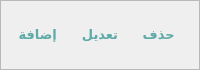
                           <widget class="QFrame" name="frame_54">
                            <property name="minimumSize">
                             <size>
                              <width>0</width>
                              <height>0</height>
                             </size>
                            </property>
                            <property name="maximumSize">
                             <size>
                              <width>16777215</width>
                              <height>70</height>
                             </size>
                            </property>
                            <property name="frameShape">
                             <enum>QFrame::StyledPanel</enum>
                            </property>
                            <property name="frameShadow">
                             <enum>QFrame::Raised</enum>
                            </property>
                            <layout class="QHBoxLayout" name="horizontalLayout_58">
                             <item>
                              <widget class="QPushButton" name="btn_add_report">
                               <property name="font">
                                <font>
                                 <pointsize>10</pointsize>
                                 <weight>75</weight>
                                 <bold>true</bold>
                                </font>
                               </property>
                               <property name="toolTip">
                                <string>Select User</string>
                               </property>
                               <property name="styleSheet">
                                <string notr="true">QPushButton{
color:rgb(94, 170, 168);
border-radius:10px;
}

QPushButton:hover{
background-color: qlineargradient(spread:pad, x1:0, y1:0.5, x2:0.5, y2:0.45,stop:0 rgba(255, 255, 255, 226) , stop:1 rgba(94, 170, 168,100));
color:#FFFFFF;
}

QPushButton:pressed{
	padding-left:5px;
	padding-top:5px;
	background-color:rgb(94, 170, 168);
	color:#FFFFFF;
}
</string>
                               </property>
                               <property name="text">
                                <string>إضافة </string>
                               </property>
                               <property name="icon">
                                <iconset resource="../../res.qrc">
                                 <normaloff>:/icon/image/icon/file-plus.svg</normaloff>:/icon/image/icon/file-plus.svg</iconset>
                               </property>
                               <property name="iconSize">
                                <size>
                                 <width>30</width>
                                 <height>30</height>
                                </size>
                               </property>
                              </widget>
                             </item>
                             <item>
                              <widget class="QPushButton" name="btn_edit_report">
                               <property name="font">
                                <font>
                                 <pointsize>10</pointsize>
                                 <weight>75</weight>
                                 <bold>true</bold>
                                </font>
                               </property>
                               <property name="toolTip">
                                <string>Select User</string>
                               </property>
                               <property name="styleSheet">
                                <string notr="true">QPushButton{
color:rgb(94, 170, 168);
border-radius:10px;
}

QPushButton:hover{
background-color: qlineargradient(spread:pad, x1:0, y1:0.5, x2:0.5, y2:0.45,stop:0 rgba(255, 255, 255, 226) , stop:1 rgba(94, 170, 168,100));
color:#FFFFFF;
}

QPushButton:pressed{
	padding-left:5px;
	padding-top:5px;
	background-color:rgb(94, 170, 168);
	color:#FFFFFF;
}
</string>
                               </property>
                               <property name="text">
                                <string>تعديل</string>
                               </property>
                               <property name="icon">
                                <iconset resource="../../res.qrc">
                                 <normaloff>:/icon/image/icon/file-text.svg</normaloff>:/icon/image/icon/file-text.svg</iconset>
                               </property>
                               <property name="iconSize">
                                <size>
                                 <width>30</width>
                                 <height>30</height>
                                </size>
                               </property>
                              </widget>
                             </item>
                             <item>
                              <widget class="QPushButton" name="btn_remove_report">
                               <property name="font">
                                <font>
                                 <pointsize>10</pointsize>
                                 <weight>75</weight>
                                 <bold>true</bold>
                                </font>
                               </property>
                               <property name="toolTip">
                                <string>Select User</string>
                               </property>
                               <property name="styleSheet">
                                <string notr="true">QPushButton{
color:rgb(94, 170, 168);
border-radius:10px;
}

QPushButton:hover{
background-color: qlineargradient(spread:pad, x1:0, y1:0.5, x2:0.5, y2:0.45,stop:0 rgba(255, 255, 255, 226) , stop:1 rgba(94, 170, 168,100));
color:#FFFFFF;
}

QPushButton:pressed{
	padding-left:5px;
	padding-top:5px;
	background-color:rgb(94, 170, 168);
	color:#FFFFFF;
}
</string>
                               </property>
                               <property name="text">
                                <string>حذف </string>
                               </property>
                               <property name="icon">
                                <iconset resource="../../res.qrc">
                                 <normaloff>:/icon/image/icon/file-minus.svg</normaloff>:/icon/image/icon/file-minus.svg</iconset>
                               </property>
                               <property name="iconSize">
                                <size>
                                 <width>30</width>
                                 <height>30</height>
                                </size>
                               </property>
                              </widget>
                             </item>
                            </layout>
                           </widget>
